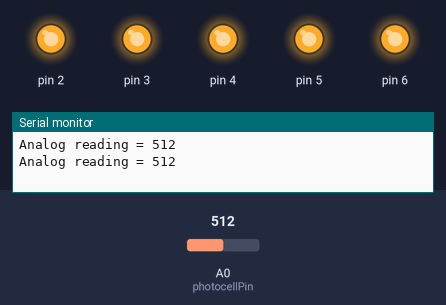
This sketch was run on a simulated Arduino Uno, built with avr-gcc and run on an emulated ATmega328P. On the bench: output pins drawn as LEDs (lit = HIGH), the last lines printed to the serial monitor. The inputs (shaded band) are chosen by the test bench; at power-on: A0 (photocellPin) = 512.

Above: at 1.8 s.
1.9 s: A0 (photocellPin) set to 111
3.4 s: A0 (photocellPin) set to 93
At 4.5 s:
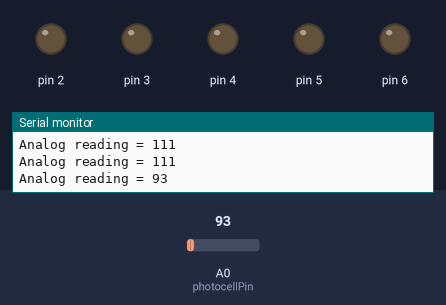
Timing chart, 0 to 6.4 s (numbered marks = the images above; inputs shaded):
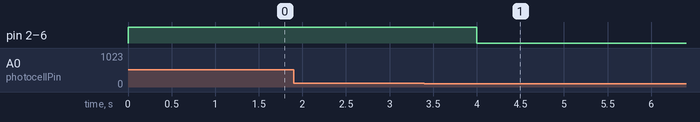

Measured:
- the behaviour switches between 100 and 99 on A0 (photocellPin) (found by bisection; images 0 and 1)
- after the input at 3.4 s, pin 2–6: HIGH → LOW after 0.60 s

The sketch:

PapaSolarLED.ino
```cpp
int photocellPin = 0;     // the cell and 10K pulldown are connected to a0
int pRead;     // the analog reading from the sensor divider
int count;

void setup() {
  // put your setup code here, to run once:
  Serial.begin(9600);
  pinMode(2, OUTPUT);
  pinMode(3, OUTPUT);
  pinMode(4, OUTPUT);
  pinMode(5, OUTPUT);
  pinMode(6, OUTPUT);
  writeHigh();
}

void loop() {
  pRead = analogRead(photocellPin);
  // put your main code here, to run repeatedly:

  Serial.print("Analog reading = ");
  Serial.println(pRead);     // the raw analog reading


  if( pRead < 100 )
  {
    writeLow();
    count = 0;
  }
  else if( pRead > 100 && count > 30 )
  {
    writeHigh();
  }
  count ++;
  delay(1000);
}

void writeLow() {
  digitalWrite(2, LOW);
  digitalWrite(3, LOW);
  digitalWrite(4, LOW);
  digitalWrite(5, LOW);
  digitalWrite(6, LOW);
}

void writeHigh() {
  digitalWrite(2, HIGH);
  digitalWrite(3, HIGH);
  digitalWrite(4, HIGH);
  digitalWrite(5, HIGH);
  digitalWrite(6, HIGH);
}
```
